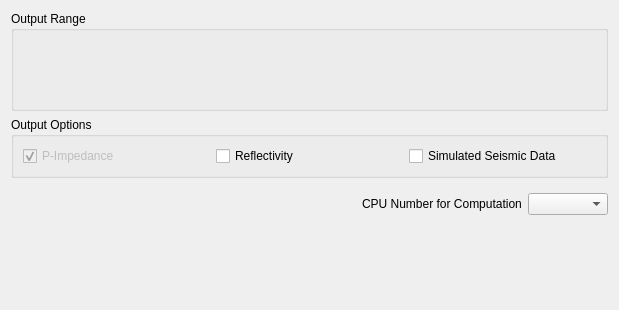
<?xml version="1.0" encoding="UTF-8"?>
<ui version="4.0">
 <class>PageCSSInversionTwo</class>
 <widget class="QWidget" name="PageCSSInversionTwo">
  <property name="geometry">
   <rect>
    <x>0</x>
    <y>0</y>
    <width>619</width>
    <height>310</height>
   </rect>
  </property>
  <property name="windowTitle">
   <string>Form</string>
  </property>
  <layout class="QGridLayout" name="gridLayout_3">
   <item row="1" column="0" colspan="2">
    <widget class="QGroupBox" name="groupBox_2">
     <property name="title">
      <string>Output Options</string>
     </property>
     <layout class="QGridLayout" name="gridLayout_2">
      <item row="0" column="0">
       <widget class="QCheckBox" name="checkBox">
        <property name="enabled">
         <bool>false</bool>
        </property>
        <property name="text">
         <string>P-Impedance</string>
        </property>
        <property name="checked">
         <bool>true</bool>
        </property>
       </widget>
      </item>
      <item row="0" column="1">
       <widget class="QCheckBox" name="m_pRadioReflectivity">
        <property name="text">
         <string>Reflectivity</string>
        </property>
       </widget>
      </item>
      <item row="0" column="2">
       <widget class="QCheckBox" name="m_pRadioSeismic">
        <property name="text">
         <string>Simulated Seismic Data</string>
        </property>
       </widget>
      </item>
     </layout>
    </widget>
   </item>
   <item row="2" column="0">
    <spacer name="horizontalSpacer">
     <property name="orientation">
      <enum>Qt::Horizontal</enum>
     </property>
     <property name="sizeHint" stdset="0">
      <size>
       <width>348</width>
       <height>20</height>
      </size>
     </property>
    </spacer>
   </item>
   <item row="2" column="1">
    <layout class="QHBoxLayout" name="horizontalLayout">
     <property name="topMargin">
      <number>9</number>
     </property>
     <property name="bottomMargin">
      <number>9</number>
     </property>
     <item>
      <widget class="QLabel" name="label">
       <property name="text">
        <string>CPU Number for Computation</string>
       </property>
      </widget>
     </item>
     <item>
      <widget class="QComboBox" name="m_pCmbCPUNumber">
       <property name="minimumSize">
        <size>
         <width>80</width>
         <height>0</height>
        </size>
       </property>
      </widget>
     </item>
    </layout>
   </item>
   <item row="3" column="1">
    <spacer name="verticalSpacer">
     <property name="orientation">
      <enum>Qt::Vertical</enum>
     </property>
     <property name="sizeHint" stdset="0">
      <size>
       <width>20</width>
       <height>224</height>
      </size>
     </property>
    </spacer>
   </item>
   <item row="0" column="0" colspan="2">
    <widget class="QGroupBox" name="groupBox">
     <property name="minimumSize">
      <size>
       <width>0</width>
       <height>100</height>
      </size>
     </property>
     <property name="title">
      <string>Output Range</string>
     </property>
     <layout class="QGridLayout" name="gridLayout">
      <item row="0" column="0">
       <widget class="CXSliderComplex" name="m_pInlineWidget" native="true">
        <property name="minimumSize">
         <size>
          <width>0</width>
          <height>20</height>
         </size>
        </property>
       </widget>
      </item>
      <item row="1" column="0">
       <widget class="CXSliderComplex" name="m_pXlineWidget" native="true">
        <property name="minimumSize">
         <size>
          <width>0</width>
          <height>20</height>
         </size>
        </property>
       </widget>
      </item>
     </layout>
    </widget>
   </item>
  </layout>
 </widget>
 <customwidgets>
  <customwidget>
   <class>CXSliderComplex</class>
   <extends>QWidget</extends>
   <header location="global">xslidercomplex.h</header>
   <container>1</container>
  </customwidget>
 </customwidgets>
 <resources>
  <include location="../xconsole/x.qrc"/>
 </resources>
 <connections/>
</ui>
